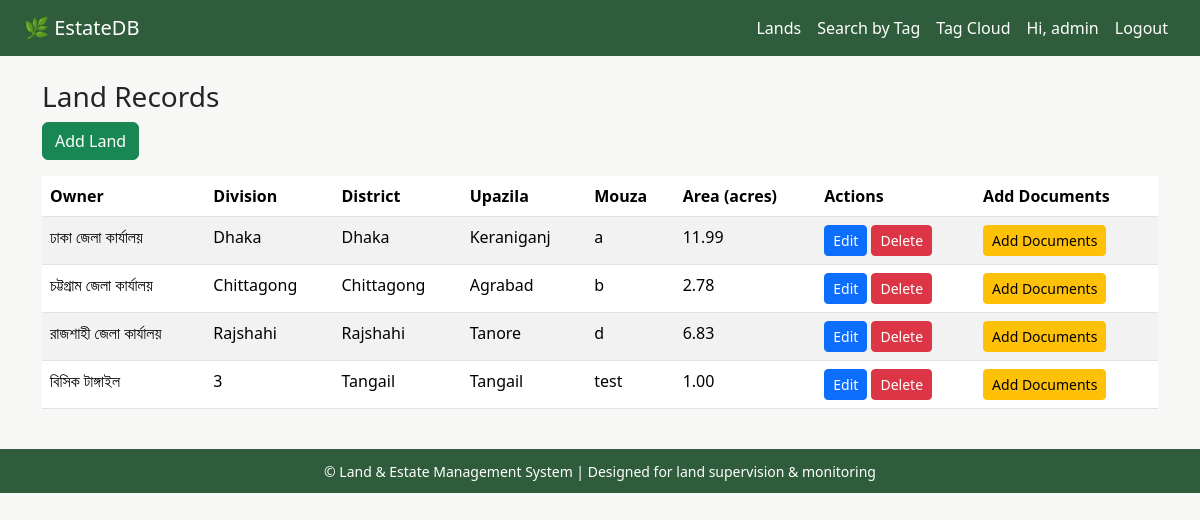
Page /lands/ (signed in) on the committed database.
### lands/models.py (models this page shows, shortened)
class Land(models.Model):
    rd_office = models.CharField(max_length=100)
    division = models.CharField(max_length=100)
    district = models.CharField(max_length=100)
    upazila = models.CharField(max_length=100)
    mouza = models.CharField(max_length=100, blank=True, null=True)
    dag_no = models.CharField(max_length=50, blank=True, null=True)
    khatian_no = models.CharField(max_length=50, blank=True, null=True)
    area = models.DecimalField(max_digits=10, decimal_places=2, help_text="Area in acres")
    owner_name = models.CharField(max_length=150)
    created_at = models.DateTimeField(auto_now_add=True)
    updated_at = models.DateTimeField(auto_now=True)

### lands/views.py (the view)
# urls.py: path('', views.land_list, name='land_list'),
def land_list(request):
    lands = Land.objects.all()
    return render(request, 'lands/land_list.html', {'lands': lands})

### lands/templates/lands/land_list.html
{% extends "base.html" %}
{% block content %}
<h3>Land Records</h3>
<a href="{% url 'lands:land_create' %}" class="btn btn-success mb-3">Add Land</a>
<table class="table table-striped">
    <thead>
        <tr>
            <th>Owner</th>
            <th>Division</th>
            <th>District</th>
            <th>Upazila</th>
            <th>Mouza</th>
            <th>Area (acres)</th>
            <th>Actions</th>
            <th>Add Documents</th>
        </tr>
    </thead>
    <tbody>
        {% for land in lands %}
        <tr>
            <td>{{ land.owner_name }}</td>
            <td>{{ land.division }}</td>
            <td>{{ land.district }}</td>
            <td>{{ land.upazila }}</td>
            <td>{{ land.mouza }}</td>
            <td>{{ land.area }}</td>
            <td>
                <a href="{% url 'lands:land_update' land.pk %}" class="btn btn-primary btn-sm">Edit</a>
                <a href="{% url 'lands:land_delete' land.pk %}" class="btn btn-danger btn-sm">Delete</a>
            </td>
            <td>
                <a href="{% url 'documents:document_list' land.pk %}" class="btn btn-warning btn-sm">
                    Add Documents
                </a>
            </td>
        </tr>
        {% empty %}
        <tr><td colspan="7" class="text-center">No land records found.</td></tr>
        {% endfor %}
    </tbody>
</table>
{% endblock %}

### templates/base.html (shortened to what this page needs)
{% load static %}
<!DOCTYPE html>
<html lang="en">
<head>
    <link rel="stylesheet" href="https://cdn.jsdelivr.net/npm/bootstrap@5.3.2/dist/css/bootstrap.min.css">
    <link rel="stylesheet" href="https://cdn.jsdelivr.net/npm/bootstrap-icons@1.11.1/font/bootstrap-icons.min.css">
</head>
<body>
<nav class="navbar navbar-expand-lg navbar-dark px-4">
    <a class="navbar-brand" href="/">🌿 EstateDB</a>
    <div class="collapse navbar-collapse" id="navbarNav">
        <ul class="navbar-nav ms-auto">
            <li class="nav-item">
                <a class="nav-link" href="/lands/">Lands</a>
            </li>
            <li class="nav-item">
                <a class="nav-link" href="{% url 'documents:search_by_tag' %}">Search by Tag</a>
            </li>
            <li class="nav-item">
                <a class="nav-link" href="{% url 'documents:tag_cloud' %}">Tag Cloud</a>
            </li>
            {% if user.is_authenticated %}
                <li class="nav-item">
                    <a class="nav-link" href="#">Hi, {{ user.username }}</a>
                </li>
                <li class="nav-item">
                    <a class="nav-link" href="{% url 'accounts:logout' %}">Logout</a>
                </li>
            {% else %}
                <li class="nav-item">
                    <a class="nav-link" href="{% url 'accounts:login' %}">Login</a>
                </li>
            {% endif %}
        </ul>
    </div>
</nav>
<div class="container mt-4">
    {% block content %}{% endblock %}
</div>
<footer class="text-center">
    <small>© {{ year }} Land & Estate Management System | Designed for land supervision & monitoring</small>
</footer>
</body>
</html>

### templates/base.html (style rules this page uses)
body { background-color: #f7f8f5; }
.navbar { background-color: #2f5d3b !important; }
.navbar-brand, .nav-link, .text-white { color: #fff !important; }
footer { background: #2f5d3b; padding: 10px 0; color: white; margin-top: 40px; }

### rows in the picture
Land: owner_name "ঢাকা জেলা কার্যালয়", division "Dhaka", district "Dhaka", upazila "Keraniganj", mouza "a", area "11.99"
Land: owner_name "চট্টগ্রাম জেলা কার্যালয়", division "Chittagong", district "Chittagong", upazila "Agrabad", mouza "b", area "2.78"
Land: owner_name "রাজশাহী জেলা কার্যালয়", division "Rajshahi", district "Rajshahi", upazila "Tanore", mouza "d", area "6.83"
Land: owner_name "বিসিক টাঙ্গাইল", division "3", district "Tangail", upazila "Tangail", mouza "test", area "1.00"

### other values in the picture
{{ user.username }} "admin"
